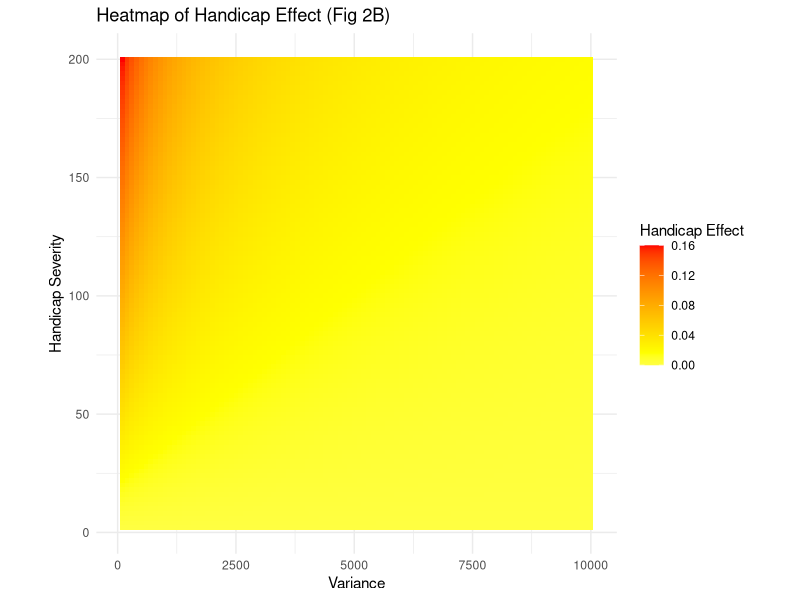

R code for this plot:
library(ggplot2)
library(reshape2)

# Define the fixed beta and the range of variance and handicap severity
beta <- 0.0008
variance_seq <- seq(0, 10000, length.out = 100)
handicap_seq <- seq(0, 200, length.out = 100)

# Create an empty matrix to store the results
results_matrix <- matrix(nrow = length(handicap_seq), ncol = length(variance_seq))

# Populate the matrix with the handicap effect (H) values
for(i in 1:length(handicap_seq)) {
  for(j in 1:length(variance_seq)) {
    V <- variance_seq[j]
    k <- handicap_seq[i]
    H <- beta * k / (1 + beta * V)
    results_matrix[i, j] <- H
  }
}

# Convert the matrix to a data frame for plotting
results_df <- melt(results_matrix)
names(results_df) <- c("HandicapSeverity", "Variance", "HandicapEffect")

# Set up PDF output
pdf("handicap_effect_heatmap_2B.pdf", width = 8, height = 6)

# Plot the heatmap
heatmap_plot <- ggplot(results_df, aes(x = Variance, y = HandicapSeverity, fill = HandicapEffect)) +
  geom_tile() +
  scale_fill_gradient2(low = "white", high = "red", mid = "yellow", 
                       midpoint = median(results_df$HandicapEffect), limit = c(min(results_df$HandicapEffect), max(results_df$HandicapEffect)),
                       space = "Lab", name="Handicap Effect") +
  theme_minimal() +
  labs(x = "Variance", y = "Handicap Severity", title = "Heatmap of Handicap Effect (Fig 2B)") +
  coord_fixed(ratio = 1) + scale_x_continuous(labels=function(x)x*100) + scale_y_continuous(labels=function(y)y*2) 

# Print the plot to the PDF
print(heatmap_plot)

# Close the PDF device
dev.off()
